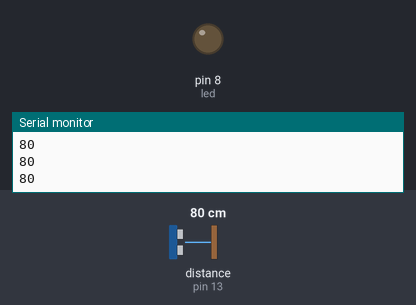
This sketch was run on a simulated Arduino Uno, built with avr-gcc and run on an emulated ATmega328P. On the bench: output pins drawn as LEDs (lit = HIGH), the last lines printed to the serial monitor. The test bench sets the inputs (shaded band); at power-on: distance to the obstacle (sensor on pin 13) 80 cm.

Above: at 1.2 s.
1.3 s: distance to the obstacle (sensor on pin 13) set to 6 cm
2.8 s: distance to the obstacle (sensor on pin 13) set to 3 cm
At 3.7 s:
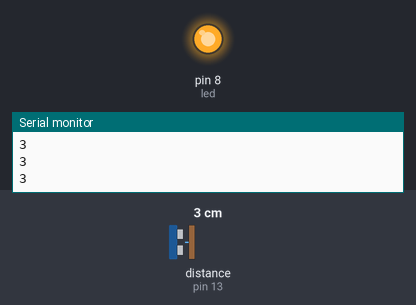
4.3 s: distance to the obstacle (sensor on pin 13) set to 9 cm
At 4.8 s:
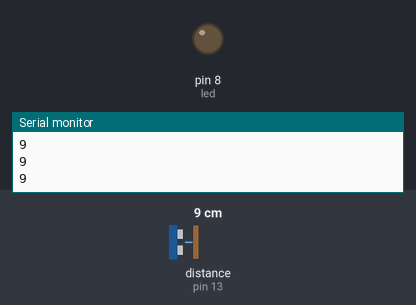
5.8 s: distance to the obstacle (sensor on pin 13) set to 2 cm
At 7.2 s:
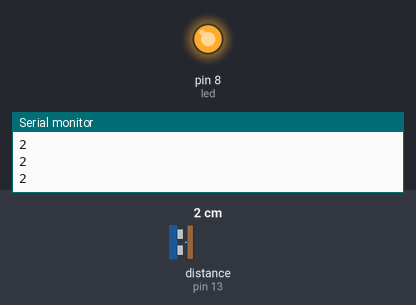
Timing chart, 0 to 8.3 s (numbered marks = the images above; inputs shaded):
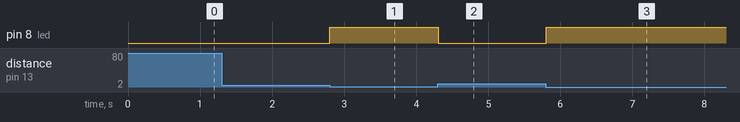

The sketch:

distance_ultrasonic.ino
```cpp
#include <hcsr04.h>

HCSR04 ultrasonic(12,13);

int led = 8;

void setup() {
  Serial.begin(9600);
  pinMode (led, OUTPUT);
}

void loop() {
  // put your main code here, to run repeatedly:
  int dist = ultrasonic.distanceInMillimeters() / 10;

  Serial.println(dist);

  if(dist < 5){
    digitalWrite(led, HIGH);
  } else {
    digitalWrite(led, LOW);
  }
}
```

Measured:
- the behaviour switches between 5 and 4 cm on distance to the obstacle (sensor on pin 13) (found by bisection; images 0 and 1)
- after the input at 2.8 s, pin 8 (led): LOW → HIGH at once
- after the input at 4.3 s, pin 8 (led): HIGH → LOW at once
- after the input at 5.8 s, pin 8 (led): LOW → HIGH at once
